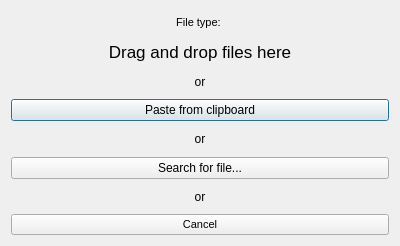
<?xml version="1.0" encoding="UTF-8"?>
<ui version="4.0">
 <class>Dialog</class>
 <widget class="QDialog" name="Dialog">
  <property name="geometry">
   <rect>
    <x>0</x>
    <y>0</y>
    <width>400</width>
    <height>246</height>
   </rect>
  </property>
  <property name="windowTitle">
   <string>Upload files</string>
  </property>
  <layout class="QVBoxLayout" name="verticalLayout">
   <item>
    <widget class="QLabel" name="label_file_type">
     <property name="font">
      <font>
       <pointsize>8</pointsize>
      </font>
     </property>
     <property name="text">
      <string>File type: </string>
     </property>
     <property name="alignment">
      <set>Qt::AlignCenter</set>
     </property>
    </widget>
   </item>
   <item>
    <widget class="QLabel" name="label">
     <property name="font">
      <font>
       <pointsize>13</pointsize>
      </font>
     </property>
     <property name="text">
      <string>Drag and drop files here</string>
     </property>
     <property name="alignment">
      <set>Qt::AlignCenter</set>
     </property>
    </widget>
   </item>
   <item>
    <widget class="QLabel" name="label_2">
     <property name="text">
      <string>or</string>
     </property>
     <property name="alignment">
      <set>Qt::AlignCenter</set>
     </property>
    </widget>
   </item>
   <item>
    <widget class="QPushButton" name="pushButton_paste">
     <property name="text">
      <string>Paste from clipboard</string>
     </property>
    </widget>
   </item>
   <item>
    <widget class="QLabel" name="label_3">
     <property name="text">
      <string>or</string>
     </property>
     <property name="alignment">
      <set>Qt::AlignCenter</set>
     </property>
    </widget>
   </item>
   <item>
    <widget class="QPushButton" name="pushButton_search">
     <property name="text">
      <string>Search for file...</string>
     </property>
    </widget>
   </item>
   <item>
    <widget class="QLabel" name="label_4">
     <property name="text">
      <string>or</string>
     </property>
     <property name="alignment">
      <set>Qt::AlignCenter</set>
     </property>
    </widget>
   </item>
   <item>
    <widget class="QPushButton" name="pushButton">
     <property name="font">
      <font>
       <pointsize>8</pointsize>
      </font>
     </property>
     <property name="text">
      <string>Cancel</string>
     </property>
    </widget>
   </item>
  </layout>
 </widget>
 <resources/>
 <connections>
  <connection>
   <sender>pushButton_paste</sender>
   <signal>clicked()</signal>
   <receiver>Dialog</receiver>
   <slot>on_paste_clicked()</slot>
   <hints>
    <hint type="sourcelabel">
     <x>51</x>
     <y>104</y>
    </hint>
    <hint type="destinationlabel">
     <x>0</x>
     <y>104</y>
    </hint>
   </hints>
  </connection>
  <connection>
   <sender>pushButton_search</sender>
   <signal>clicked()</signal>
   <receiver>Dialog</receiver>
   <slot>on_search_clicked()</slot>
   <hints>
    <hint type="sourcelabel">
     <x>26</x>
     <y>151</y>
    </hint>
    <hint type="destinationlabel">
     <x>0</x>
     <y>159</y>
    </hint>
   </hints>
  </connection>
  <connection>
   <sender>pushButton</sender>
   <signal>clicked()</signal>
   <receiver>Dialog</receiver>
   <slot>reject()</slot>
   <hints>
    <hint type="sourcelabel">
     <x>31</x>
     <y>198</y>
    </hint>
    <hint type="destinationlabel">
     <x>-1</x>
     <y>198</y>
    </hint>
   </hints>
  </connection>
 </connections>
 <slots>
  <slot>on_paste_clicked()</slot>
  <slot>on_search_clicked()</slot>
 </slots>
</ui>
